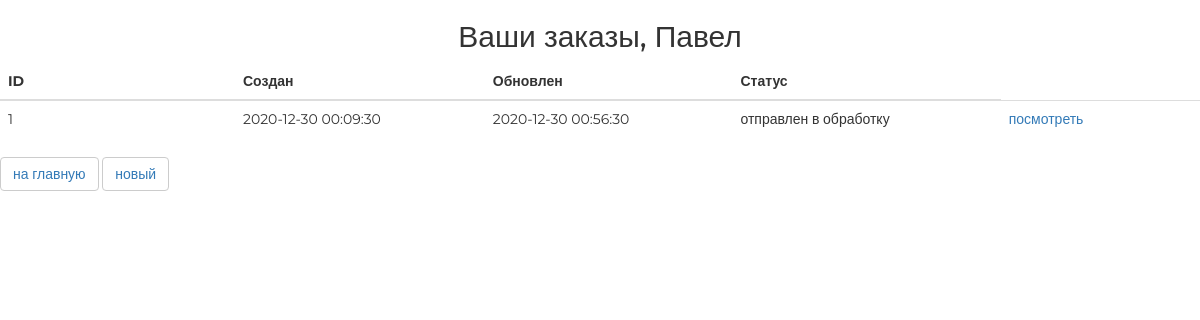
The page /order/ (signed in) on the database as committed earlier.
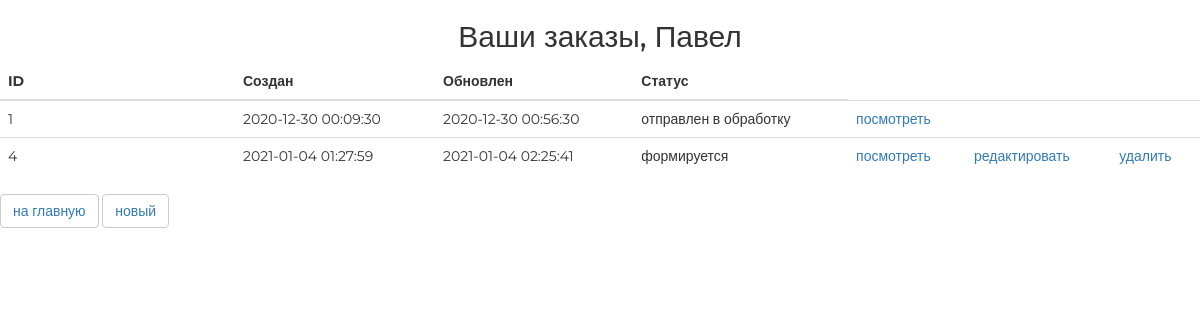
The same page on the database as committed later.
### ordersapp/models.py (models this page shows, shortened)
class Order(models.Model):
    FORMING = "FM"
    SENT_TO_PROCEED = "STP"
    PROCEEDED = "PRO"
    PAID = "PD"
    READY = "RDY"
    CANCEL = "CNC"
    ORDER_STATUSES =(
        (FORMING,"формируется"),
        (SENT_TO_PROCEED,"отправлен в обработку"),
        (PROCEEDED, "обработан"),
        (PAID,"оплачен"),
        (READY,"готов"),
        (CANCEL,"отменен")
    )
    user = models.ForeignKey(settings.AUTH_USER_MODEL, on_delete=models.CASCADE,verbose_name="пользователь")
    status = models.CharField(max_length=3,choices=ORDER_STATUSES,default=FORMING,verbose_name="статус")
    is_active = models.BooleanField(default=True,verbose_name="активен")
    created = models.DateTimeField(auto_now_add=True,verbose_name="дата создание заказа")
    updated = models.DateTimeField(auto_now=True,verbose_name="дата обновления заказа")

### ordersapp/views.py (the view)
# urls.py: path('', ordersapp.OrderListView.as_view(), name="orders"),
class OrderListView(ListView):
    model = Order
    def get_queryset(self):
        return Order.objects.filter(user=self.request.user)

### mainapp/context_processors.py (called while the page is built)
def basket(request):
    basket_item = []
    if request.user.is_authenticated:
        basket_item = Basket.objects.filter(user=request.user)
    return {
        "basket": basket_item
    }

### ordersapp/templates/ordersapp/order_list.html
{% extends 'ordersapp/base.html' %}
{% load static %}
{% block content %}
<div class="h2 text-center head">
    Ваши заказы,
    {% if user.first_name %}
    {{ user.first_name|title}}
    {% else %}
    Пользователь
    {% endif %}
</div>
<table class="table orders_list">
    <thead>
    <tr>
        <th>ID</th>
        <th>Создан</th>
        <th>Обновлен</th>
        <th>Статус</th>
    </tr>
    </thead>
    <tbody>
    {% for item in object_list %}
    {% if item.is_active %}
    <tr>
        <td class="td1 orders_list">{{ item.pk }}</td>
        <td>{{ item.created|date:"Y-m-d H:i:s" }}</td>
        <td>{{ item.updated|date:"Y-m-d H:i:s" }}</td>
        <td>{{ item.get_status_display }}</td>
        <td>
            <a href="{% url 'ordersapp:order_read' item.pk %}">
                посмотреть
            </a>
        </td>
        <td>
            {% if item.status == 'FM' %}
            <a href="{% url 'ordersapp:order_update' item.pk %}">
                редактировать
            </a>
            {% endif %}
        </td>
        <td>
            {% if item.status == 'FM' %}
            <a href="{% url 'ordersapp:order_delete' item.pk %}">
                удалить
            </a>
            {% endif %}
        </td>
    </tr>
    {% endif %}
    {% endfor %}
    </tbody>
</table>
<button class="btn btn-default btn-round">
    <a href="{% url 'main' %}">
        на главную
    </a>
</button>
<button class="btn btn-default btn-round">
    <a href="{% url 'ordersapp:order_create' %}">
        новый
    </a>
</button>
{% endblock %}

Rows that differ between the two databases and show on the page:
added Order: pk "4", created "2021-01-04 01:27:59", updated "2021-01-04 02:25:41", status "формируется", shows "редактировать", shows "удалить"
